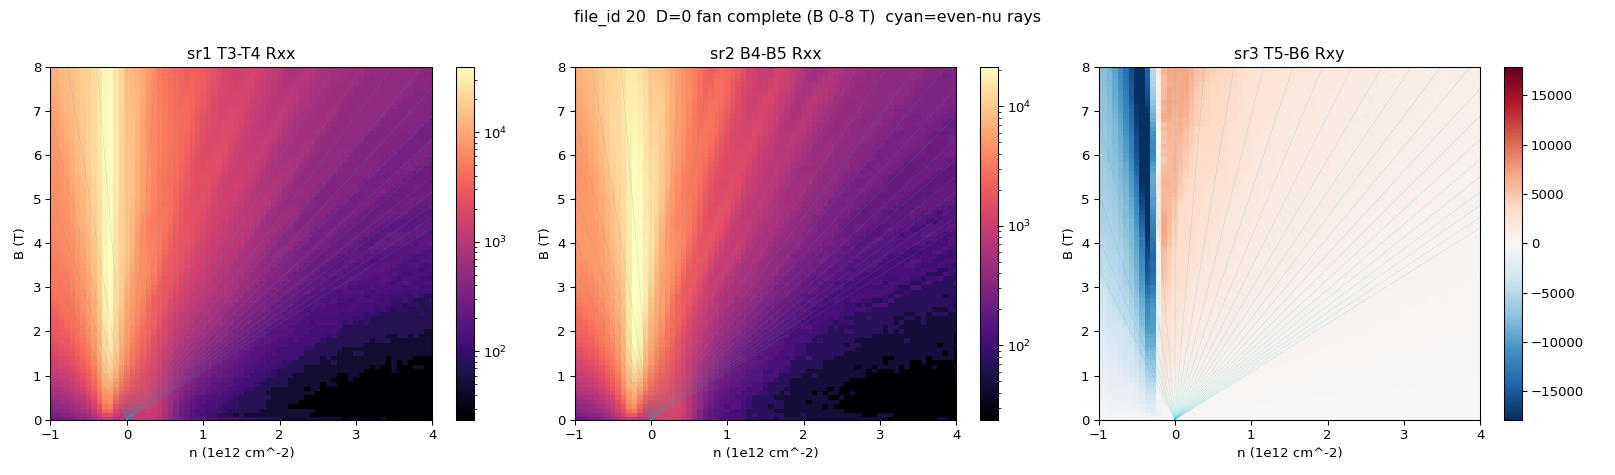

The Python source for this figure:
import json, gzip, numpy as np
import matplotlib; matplotlib.use("Agg"); import matplotlib.pyplot as plt
from matplotlib.colors import LogNorm
from scipy.ndimage import gaussian_filter1d
from scipy.signal import argrelmin, argrelmax
from sharpelab_nb.gates import stack_capacitance, calc_nD

c_tg = stack_capacitance([(15.6,3)]); c_bg = 1.3136*c_tg; n_off, D_off = -0.225, 0.0
m = json.load(open("data/20/metadata.json")); ci = {c:i for i,c in enumerate(m["columns"])}
d = np.loadtxt(gzip.open("data/20/data.tsv.gz"))
nf = len(m["fast_setpoints"][0]); B = np.array(m["slow_setpoints"][0]); nb = len(B)
d = d[:nb*nf]; Ibias = 5e-9
tgc = d[:,ci["DC_bias"]].reshape(nb,nf); bgc = d[:,ci["k_bg_volt"]].reshape(nb,nf)
nval,_ = calc_nD(tgc, bgc, c_tg, c_bg, n_off, D_off); n_axis = nval[0]
def Rg(ch): return np.abs(d[:,ci[ch]].reshape(nb,nf))/Ibias
def Sg(ch): return (d[:,ci[ch]].reshape(nb,nf))/Ibias       # signed (for Rxy)
R1,R2 = Rg("sr1_X"), Rg("sr2_X"); Rxy = Sg("sr3_X")
print(f"fan {nb}x{nf}, B {B.min()}-{B.max()} T, n {n_axis.min():+.2f}..{n_axis.max():+.2f}")

# ---- fan images ----
fig, ax = plt.subplots(1,3, figsize=(17,5))
for a,(R,lab,signed) in zip(ax,[(R1,"sr1 T3-T4 Rxx",0),(R2,"sr2 B4-B5 Rxx",0),(Rxy,"sr3 T5-B6 Rxy",1)]):
    if signed:
        v=np.percentile(np.abs(R),99); im=a.pcolormesh(n_axis,B,R,shading="nearest",cmap="RdBu_r",vmin=-v,vmax=v)
    else:
        vmin=max(R[R>0].min(),20); im=a.pcolormesh(n_axis,B,np.clip(R,vmin,None),shading="nearest",
                  norm=LogNorm(vmin=vmin,vmax=np.percentile(R,99.5)),cmap="magma")
    for nu in range(-12,40,2): a.plot(0.02418*nu*B,B,"c-",lw=0.25,alpha=0.4)
    a.set_xlim(n_axis.min(),n_axis.max()); a.set_ylim(0,8); a.set_xlabel("n (1e12 cm^-2)"); a.set_ylabel("B (T)"); a.set_title(lab)
    fig.colorbar(im,ax=a)
fig.suptitle("file_id 20  D=0 fan complete (B 0-8 T)  cyan=even-nu rays")
fig.tight_layout(); fig.savefig("hera_scratch/fan_full.png", dpi=95); print("saved fan_full.png")

# ---- high-B line cuts: Rxx minima -> nu, and Rxy plateaus ----
def nu_of(n_1e12, Bf): return n_1e12/(0.02418*Bf)   # nu = n/(e/h*B)
for Bf in [6.0, 7.0, 8.0]:
    i = int(np.argmin(np.abs(B-Bf)))
    prof = gaussian_filter1d(R1[i],1.0); mins = argrelmin(prof,order=2)[0]
    mins = [j for j in mins if n_axis[j]>0.2]   # electron side
    nus = [nu_of(n_axis[j],B[i]) for j in mins]
    print(f"\nB={B[i]:.1f}T sr1 Rxx minima: n=" + " ".join(f"{n_axis[j]:+.2f}" for j in mins))
    print(f"          -> nu=" + " ".join(f"{x:+.1f}" for x in nus))
    # Rxy at those n
    rxyv = [Rxy[i,j]/1e3 for j in mins]
    print(f"   Rxy@mins (kOhm)=" + " ".join(f"{x:+.1f}" for x in rxyv) + f"  [h/e^2/nu: nu=2->12.9, 6->4.30, 10->2.58]")

# ---- channel agreement (triage): correlate sr1 vs sr2 minima positions at high B ----
i8=int(np.argmin(np.abs(B-8)))
m1=set(np.round(n_axis[[j for j in argrelmin(gaussian_filter1d(R1[i8],1),order=2)[0] if n_axis[j]>0.2]],1))
m2=set(np.round(n_axis[[j for j in argrelmin(gaussian_filter1d(R2[i8],1),order=2)[0] if n_axis[j]>0.2]],1))
print(f"\nchannel triage @8T: sr1 minima n={sorted(m1)}  sr2 minima n={sorted(m2)}")
